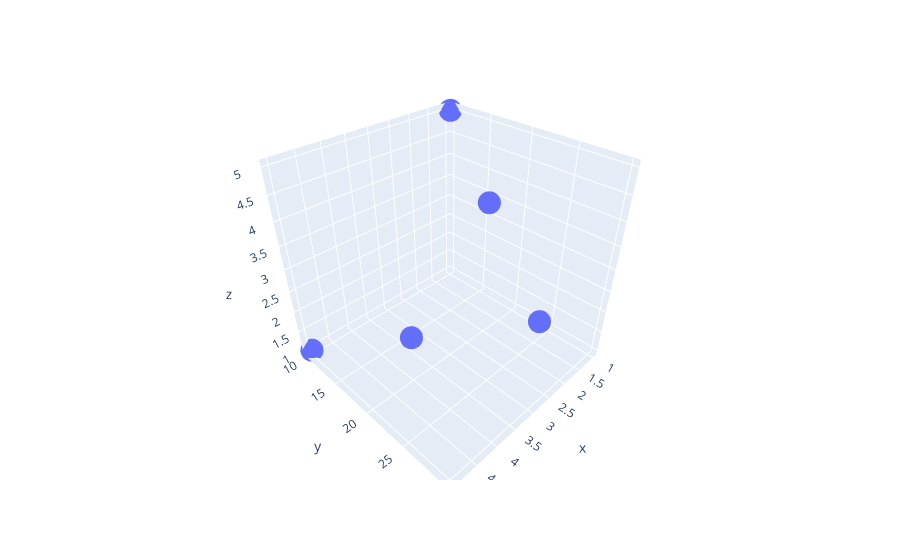

Source (notebook cell):
### Code cell
fig = px.scatter_3d(df3, x='x', y='y', z='z')
fig.show()

### Figure 1 — Plotly figure (JSON) as saved in the notebook; plotly's stock layout.template omitted (floating-point values rounded to 4 significant figures)
{"data": [{"hovertemplate": "x=%{x}<br>y=%{y}<br>z=%{z}<extra></extra>", "legendgroup": "", "marker": {"color": "#636efa", "symbol": "circle"}, "mode": "markers", "name": "", "scene": "scene", "showlegend": false, "type": "scatter3d", "x": [1, 2, 3, 4, 5], "y": [10, 20, 30, 20, 10], "z": [5, 4, 3, 2, 1]}], "layout": {"legend": {"tracegroupgap": 0}, "margin": {"t": 60}, "scene": {"domain": {"x": [0, 1], "y": [0, 1]}, "xaxis": {"title": {"text": "x"}}, "yaxis": {"title": {"text": "y"}}, "zaxis": {"title": {"text": "z"}}}}}
